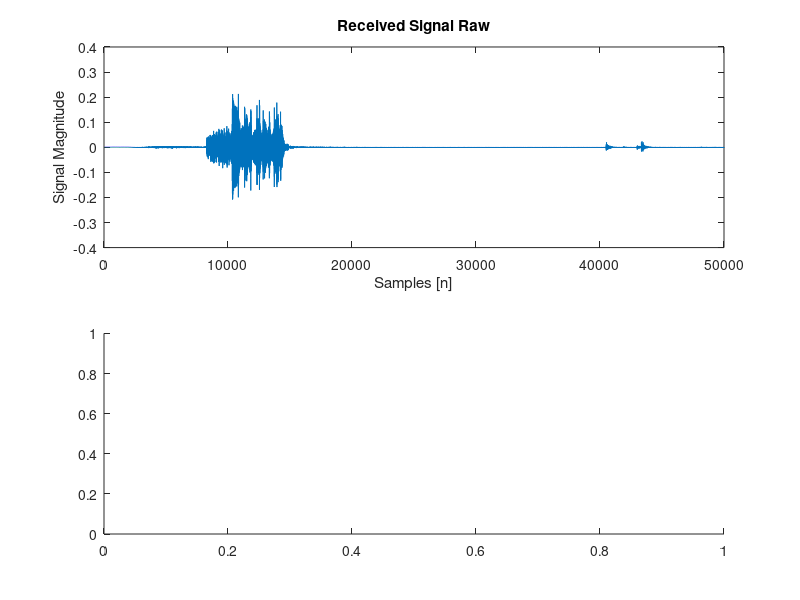

Reproduce this figure in MATLAB. (Note: this script raises an error after producing the figure.)

load short_modem_rx.mat
%load long_modem_rx.mat

SymbolPeriod = 100;
% The received signal includes a bunch of samples from before the
% transmission started so we need discard the samples from before
% the transmission started. 

figure
subplot(2,1,1)
plot(y_r)  % visualize the transmitted signal
title('Received Signal Raw')
ylabel('Signal Magnitude')
xlabel('Samples [n]')
subplot(2,1,2)
plot_ft_rad(y_r, Fs);

start_idx = find_start_of_signal(y_r,x_sync);
% start_idx now contains the location in y_r where x_sync begins
% we need to offset by the length of x_sync to only include the signal
% we are interested in
y_t = y_r(start_idx+length(x_sync):end); % y_t is the signal which starts at the beginning of the transmission

figure
subplot(2,1,1)
plot(y_t)  % visualize the transmitted signal
title('Received Signal Trimmed')
ylabel('Signal Magnitude')
xlabel('Samples [n]')
subplot(2,1,2)
plot_ft_rad(y_t, Fs);

%  Put your decoder code here
% create a cosine with analog frequency f_c
c = cos(2*pi*f_c/Fs*[0:length(y_t)-1]');
% create the transmitted signal
y_rx = y_t.*c;

figure
subplot(2,1,1)
plot(y_rx)  % visualize the transmitted signal
title('Received Signal Multiplied by Cosine Wave')
ylabel('Signal Magnitude')
xlabel('Samples [n]')
subplot(2,1,2)
plot_ft_rad(y_rx, Fs);

% Low Pass Filter
W = 200;
%t = [-(length(y_t)/2):1:((length(y_t)/2)-1)]*(1/Fs);
t = [-10:1:10]*(1/Fs);
h = W/pi*sinc(W/pi*t);

x_d = conv(y_rx, h);

figure
subplot(2,1,1)
plot(x_d(1:5000))  % visualize the transmitted signal
title('Signal after Sinc LPF')
ylabel('Signal Magnitude')
xlabel('Samples [n]')
subplot(2,1,2)
plot_ft_rad(x_d, Fs);

x_d = double(x_d > 0);

for k=1:length(x_d)
    if (k >= ((msg_length*SymbolPeriod*8)+0.75*SymbolPeriod))
        x_d(k) = 0;
    end
end

figure
subplot(2,1,1)
plot(x_d(1:5000))  % visualize the transmitted signal
title('Signal with Binary Processing')
ylabel('Signal Magnitude')
xlabel('Samples [n]')
subplot(2,1,2)
plot_ft_rad(x_d, Fs);

test = x_d;

indc = find(diff(test>0))
gaps = round(diff(indc)/SymbolPeriod)
main = []
sign = 0
for g=1:length(gaps)
    g
    main
    if sign == 0
        main = [main, zeros(1,uint32(gaps(g)),'uint32')];
        sign = 1;
    else
        main = [main, ones(1,gaps(g))] ;
        sign = 0;
    end

end

% convert to a string assuming that x_d is a vector of 1s and 0s
% representing the decoded bits
%message = main(1:SymbolPeriod:(msg_length*SymbolPeriod*8)+0.75*SymbolPeriod);
%a = message(1:msg_length*8);
main = double(main);
BitsToString(main(1:msg_length*8))